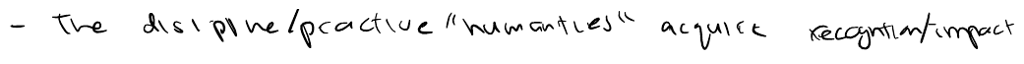
#> input picture data/style_refs/writer_001/natural_prose_alt02.png, 1024 x 64 px
$ python -i ink.py   (imports and definitions only)
#> lines starting #> are read from the running program, lines starting #| are printed output that depends on the picture
### handgen/utils.py
from __future__ import annotations

import base64
import hashlib
import json
import os
import shutil
import struct
import subprocess
import tempfile
from collections.abc import Sequence
from datetime import datetime
from pathlib import Path
from typing import Any


def now_iso() -> str:
    return datetime.now().astimezone().isoformat(timespec="seconds")


def sha_text(text: str) -> str:
    return hashlib.sha256(text.encode("utf-8")).hexdigest()


def sha_file(path: Path) -> str:
    with path.open("rb") as f:
        return hashlib.file_digest(f, "sha256").hexdigest()


def read_json(path: Path) -> dict[str, Any]:
    return json.loads(path.read_text(encoding="utf-8"))


def write_json(path: Path, data: Any) -> None:
    path.parent.mkdir(parents=True, exist_ok=True)
    path.write_text(json.dumps(data, indent=2) + "\n", encoding="utf-8")


# [54 lines left out: functions publish_files, escape_xml, data_uri, png_size, render_svg_to_png, slugify, not called in this run]


def require_pillow_numpy() -> tuple[Any, Any]:
    try:
        import numpy as np  # type: ignore
        from PIL import Image  # type: ignore
    except ModuleNotFoundError as exc:
        raise RuntimeError(
            "This command requires Pillow and NumPy. Install the repo dependencies "
            "or run with an environment that has them available."
        ) from exc
    return Image, np

### handgen/render/ink.py
from __future__ import annotations

from pathlib import Path
from typing import Any

from ..utils import require_pillow_numpy, sha_file

INK_RGB = (31, 36, 43)


# [117 lines left out: functions transparent_ink, ink_bbox_height, grayscale_ink_profile, rgba_ink_profile, not called in this run]


def soft_diffbrush_ink(src: Path, dst: Path, threshold: int = 236, pad: int = 3, alpha_scale: float = 1.0) -> dict[str, Any]:
#> called with dst = 'out.png', threshold = 236, pad = 3, alpha_scale = 1
    from PIL import ImageFilter

    Image, np = require_pillow_numpy()
    with Image.open(src) as source:
#> source is the input picture: PIL image 1024x64 L; min 0, max 255, mean 242.6
        gray = source.convert("L")
    pixels = np.asarray(gray, dtype=np.float32)
    # A grayscale closing fills the thin dark strokes but retains the VAE's
    # pale, rectangular background patches. Subtract that local paper tone.
    paper = gray.filter(ImageFilter.MaxFilter(9)).filter(ImageFilter.MinFilter(9))
#> paper: PIL image 1024x64 L; every value is 255
    local_white = np.maximum(np.asarray(paper, dtype=np.float32), threshold * 0.85)
#> local_white: shape (64, 1024) float32; every value is 255
    darkness = 255 * (1 - pixels / local_white)
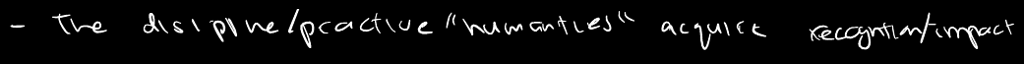
#> darkness: shape (64, 1024) float32; min 0, max 255, mean 12.4
    alpha = np.clip((darkness - (255 - threshold)) * (255 / threshold) * alpha_scale, 0, 255)
    alpha_image = Image.fromarray(alpha.astype("uint8"))
    bounds = alpha_image.point(lambda a: 255 if a > 10 else 0).getbbox()
#> bounds = (10, 9, 1014, 50)
    if bounds:
        x0, y0, x1, y1 = bounds
#> x0 = 10; y0 = 9; x1 = 1014; y1 = 50
        alpha_image = alpha_image.crop((max(0, x0-pad), max(0, y0-pad),
                                        min(gray.width, x1+pad), min(gray.height, y1+pad)))
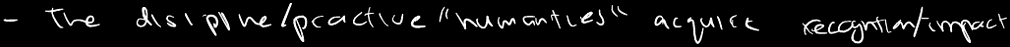
#> alpha_image: PIL image 1010x47 L; min 0, max 255, mean 16
    rgba = Image.new("RGBA", alpha_image.size, INK_RGB)
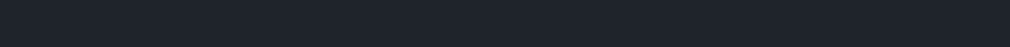
#> rgba: PIL image 1010x47 RGBA; mean R, G, B, A 31, 36, 43, 255
    rgba.putalpha(alpha_image)
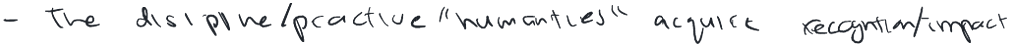
#> rgba: PIL image 1010x47 RGBA; mean R, G, B, A 31, 36, 43, 16; transparent parts drawn white
#> (the run stopped early here; a loop or call above may not have finished)

$ run again, on data/style_refs/writer_001/natural_prose_alt03.png
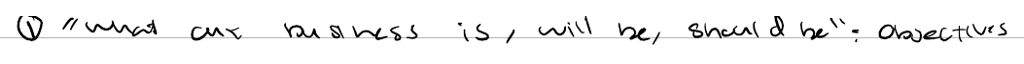
#> input picture data/style_refs/writer_001/natural_prose_alt03.png, 1024 x 64 px
#> in soft_diffbrush_ink, source is the input picture: PIL image 1024x64 L; min 0, max 255, mean 243.1
#> paper: PIL image 1024x64 L; every value is 255
#> local_white: shape (64, 1024) float32; every value is 255
#> in soft_diffbrush_ink, `darkness = 255 * (1 - pixels / local_white)`:
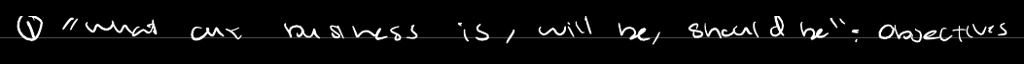
#> darkness: shape (64, 1024) float32; min 0, max 255, mean 11.9
#> bounds = (0, 16, 1024, 45)
#> x0 = 0; y0 = 16; x1 = 1024; y1 = 45
#> in soft_diffbrush_ink, `rgba.putalpha(alpha_image)`:
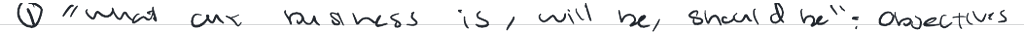
#> rgba: PIL image 1024x35 RGBA; mean R, G, B, A 31, 36, 43, 19.7; transparent parts drawn white

$ run again, on data/style_refs/writer_001/natural_prose_alt04.png
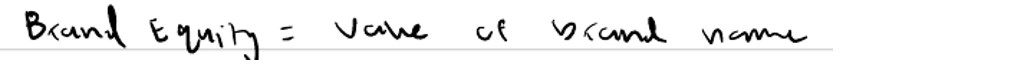
#> input picture data/style_refs/writer_001/natural_prose_alt04.png, 1024 x 64 px
#> in soft_diffbrush_ink, source is the input picture: PIL image 1024x64 L; min 0, max 255, mean 240.5
#> in soft_diffbrush_ink, `darkness = 255 * (1 - pixels / local_white)`:
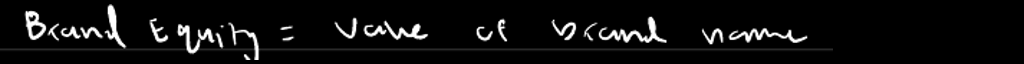
#> darkness: shape (64, 1024) float32; min 0, max 255, mean 14.5
#> bounds = (0, 4, 833, 60)
#> x0 = 0; y0 = 4; x1 = 833; y1 = 60
#> in soft_diffbrush_ink, `rgba.putalpha(alpha_image)`:
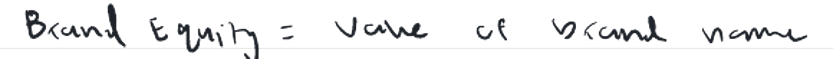
#> rgba: PIL image 836x62 RGBA; mean R, G, B, A 31, 36, 43, 16.4; transparent parts drawn white

$ run again, on data/style_refs/writer_001/natural_prose_primary.png
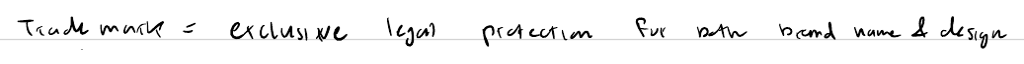
#> input picture data/style_refs/writer_001/natural_prose_primary.png, 1024 x 64 px
#> in soft_diffbrush_ink, source is the input picture: PIL image 1024x64 L; min 0, max 255, mean 243.6
#> paper: PIL image 1024x64 L; every value is 255
#> local_white: shape (64, 1024) float32; every value is 255
#> in soft_diffbrush_ink, `darkness = 255 * (1 - pixels / local_white)`:
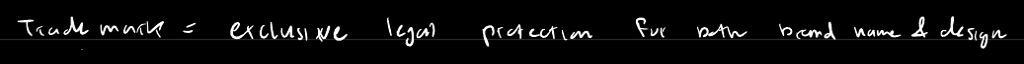
#> darkness: shape (64, 1024) float32; min 0, max 255, mean 11.4
#> bounds = (0, 16, 1024, 50)
#> x0 = 0; y0 = 16; x1 = 1024; y1 = 50
#> in soft_diffbrush_ink, `rgba.putalpha(alpha_image)`:
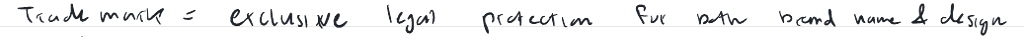
#> rgba: PIL image 1024x40 RGBA; mean R, G, B, A 31, 36, 43, 16.7; transparent parts drawn white
